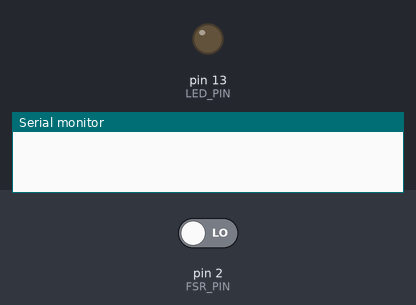
Simulated run of this sketch. Board: Arduino Uno, built with avr-gcc and run on an emulated ATmega328P. On the bench: output pins drawn as LEDs (lit = HIGH), the last lines printed to the serial monitor. The test bench sets the inputs (shaded band); at power-on: pin 2 (FSR_PIN) LOW.

Above: at 1.2 s.
1.3 s: pin 2 (FSR_PIN) driven HIGH
At 2.1 s:
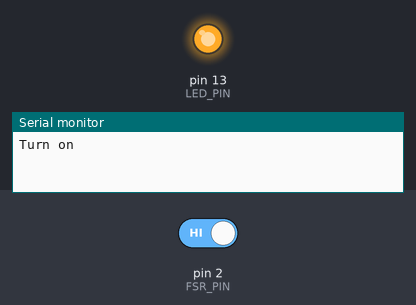
2.8 s: pin 2 (FSR_PIN) driven LOW
At 3.3 s:
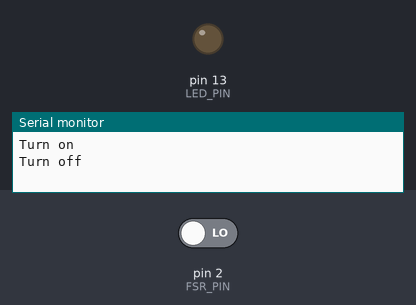
Timing chart, 0 to 5.8 s (numbered marks = the images above; inputs shaded):
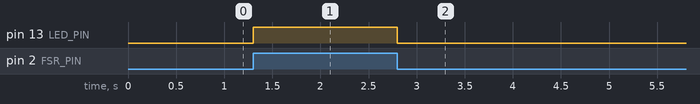

The sketch:

Task2.1P.ino
```cpp
const int FSR_PIN = 2;
const int LED_PIN = 13;

void pin_ISR() {
  int pinStatus = digitalRead(FSR_PIN);

  // I'm just tooling for any pressure here in order to enable the LED.
  if (pinStatus > 0) {
    digitalWrite(LED_PIN, HIGH);
    Serial.println("Turn on");
  } else {
    Serial.println("Turn off");
    digitalWrite(LED_PIN, LOW);
  }
}

void setup()
{
  Serial.begin(9600);
  pinMode(FSR_PIN, INPUT);
  pinMode(13, OUTPUT);

  attachInterrupt(0, pin_ISR, CHANGE);
}

void loop()
{
}
```

Measured:
- after the input at 1.3 s, pin 13 (LED_PIN): LOW → HIGH at once
- after the input at 2.8 s, pin 13 (LED_PIN): HIGH → LOW at once
